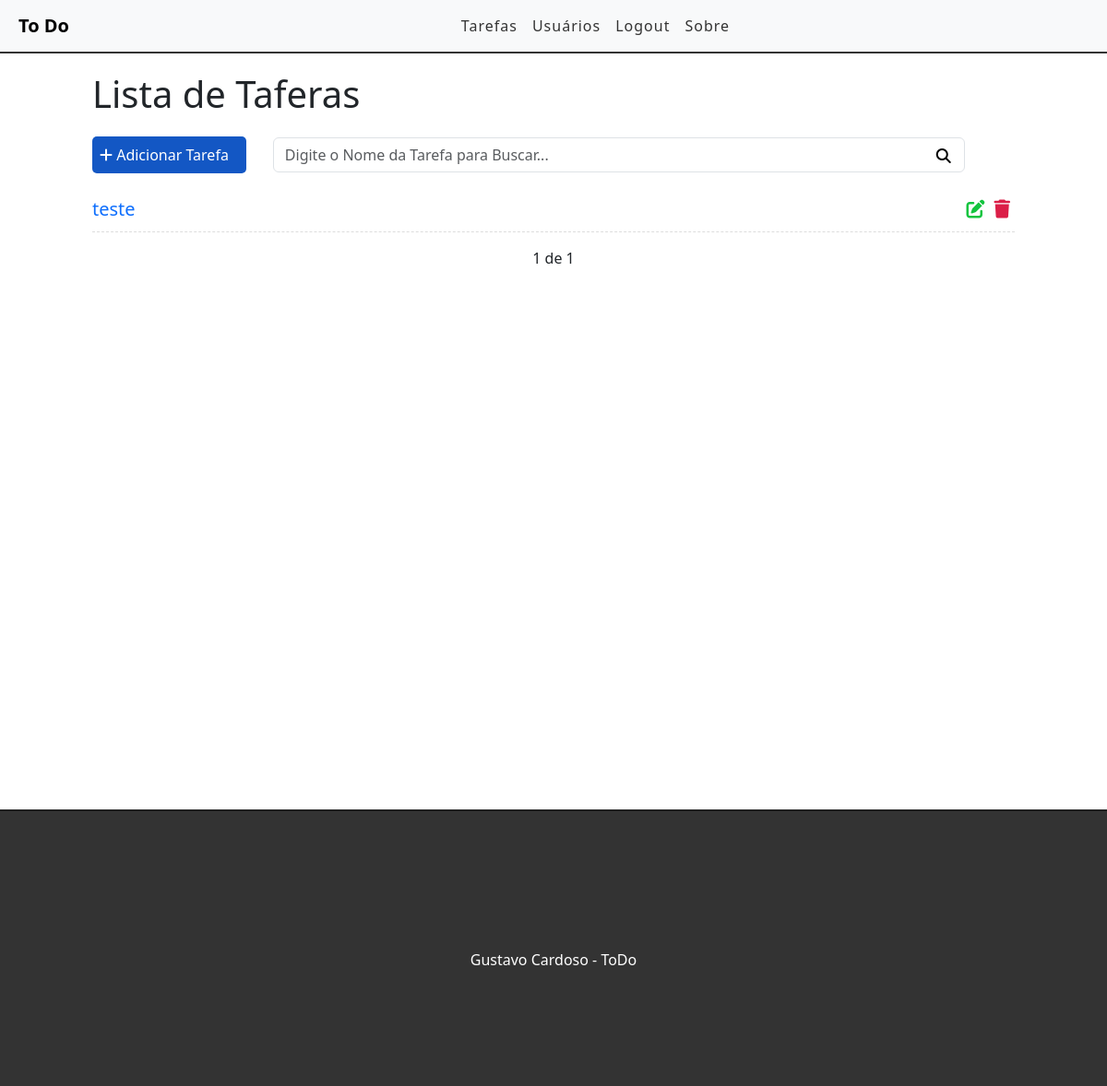
Page / (signed in) on the earlier database version.
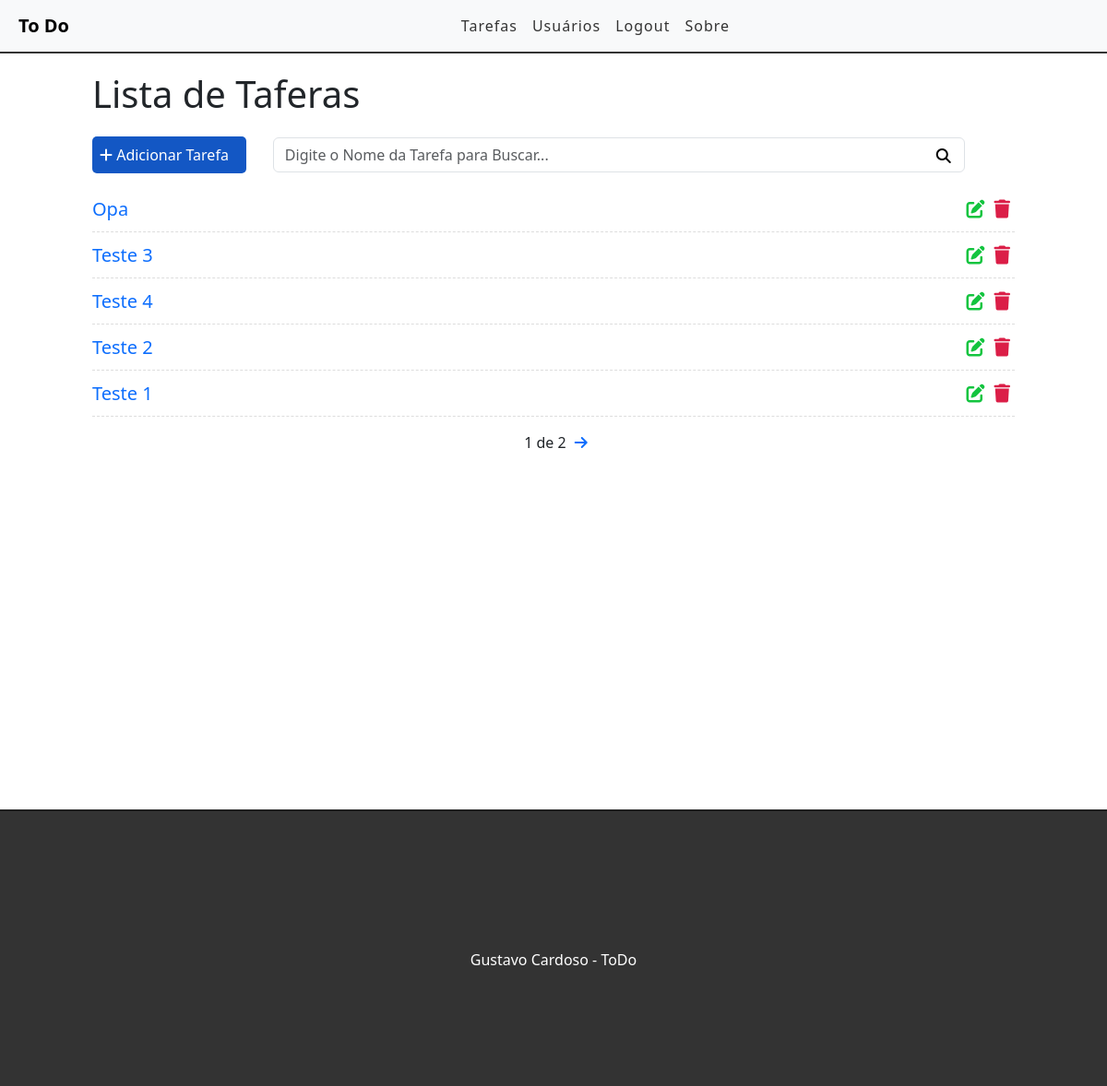
Same page on the later database version.
### tasks/models.py (models this page shows, shortened)
class Task(models.Model):
    STATUS = (
        ('doing','Doing'),
        ('done', 'Done'),
    )
    title = models.CharField(max_length=255)
    description = models.TextField()
    done = models.CharField(max_length=5, choices=STATUS,)
    created_at = models.DateTimeField(auto_now_add=True)
    update_at = models.DateTimeField(auto_now=True)

### tasks/views.py (the view)
# urls.py: path('', views.taskList, name='Task List'),
@login_required
def taskList(request):
    search = request.GET.get('search')
    if search:
        tasks = Task.objects.filter(title__icontains=search,description__icontains=search)
    else:
        tasks_list = Task.objects.all().order_by('-created_at')
        paginator = Paginator(tasks_list, 5)
        page = request.GET.get('page')
        tasks = paginator.get_page(page)
    return render(request, 'tasks/list.html', {'tasks':tasks})

### tasks/templates/tasks/list.html (shortened to what this page needs)
{% extends 'base.html' %}
{% block content %}
<div class="offset-1 col-10 list-div">
    <h1>Lista de Taferas</h1>
    <a id="add-link" href="/newtask">
        <div class="col-2 add-div">
            <i class="fas fa-plus"></i> Adicionar Tarefa
        </div>
    </a>
    <div class="col-9 search-div">
        <form method="GET" id='search-form'>
            <input class="form-control" type="text" id="search" name="search" placeholder="Digite o Nome da Tarefa para Buscar... " value="{{ request.GET.search }}">
            <i class="fa-solid fa-magnifying-glass" id="search-btn"></i>
        </form>
    </div>
    <ul class="task-list">
        {% for task in tasks %}
        <li class="tesk-item">
            <span><a class="title" href="/task/{{task.id}}">{{task.title}}</a></span>
            <span><a href="/delete/{{task.id}}"><i class="fas fa-trash"></i></a></span>
            <span><a href="/edit/{{task.id}}"><i class="fas fa-edit"></i></a></span>
        </li>
        {% endfor %}
    </ul>
    <div class="pagination">
        <span class="step-links">
            {% if tasks.paginator.num_pages %}
            <span class="current">
                {{tasks.number}} de {{tasks.paginator.num_pages}}
            </span>
            {% endif %}
            {% if tasks.has_next %}
                <a href="?page={{ tasks.next_page_number }}"> <i class="fas fa-arrow-right"></i></a>
            {% endif %}
        </span>
    </div>
</div>
{% endblock %}

Differences in the rows shown:
removed Task: title "teste"
added Task: title "Opa"
added Task: title "Teste 3"
added Task: title "Teste 4"
added Task: title "Teste 2"
added Task: title "Teste 1"
Other differences:
{{ tasks.paginator.num_pages }}: "1" → "2"
